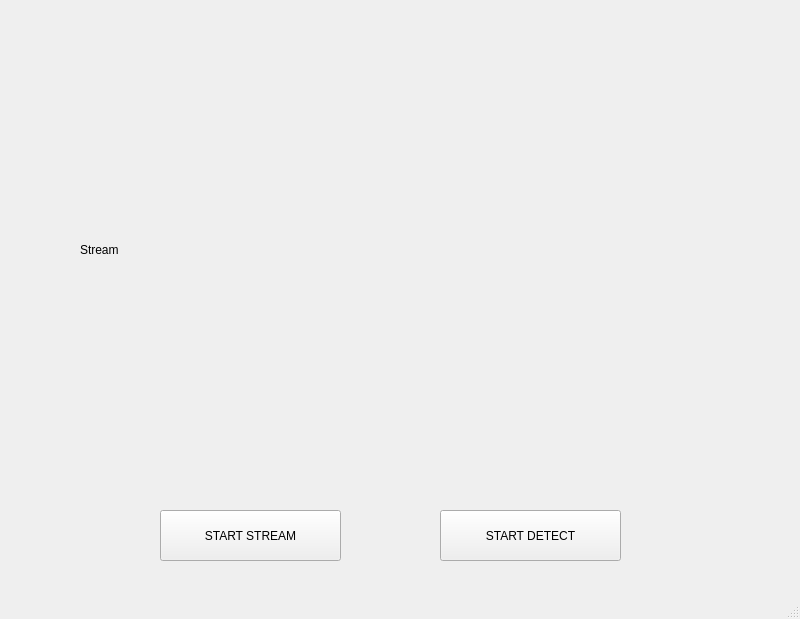
<?xml version="1.0" encoding="UTF-8"?>
<ui version="4.0">
 <class>MainWindow</class>
 <widget class="QMainWindow" name="MainWindow">
  <property name="geometry">
   <rect>
    <x>0</x>
    <y>0</y>
    <width>800</width>
    <height>619</height>
   </rect>
  </property>
  <property name="windowTitle">
   <string>MainWindow</string>
  </property>
  <widget class="QWidget" name="centralwidget">
   <widget class="QLabel" name="lbStream">
    <property name="geometry">
     <rect>
      <x>80</x>
      <y>10</y>
      <width>640</width>
      <height>480</height>
     </rect>
    </property>
    <property name="text">
     <string>Stream</string>
    </property>
   </widget>
   <widget class="QPushButton" name="btnStart">
    <property name="geometry">
     <rect>
      <x>160</x>
      <y>510</y>
      <width>181</width>
      <height>51</height>
     </rect>
    </property>
    <property name="text">
     <string>START STREAM</string>
    </property>
   </widget>
   <widget class="QPushButton" name="btnStartDetect">
    <property name="geometry">
     <rect>
      <x>440</x>
      <y>510</y>
      <width>181</width>
      <height>51</height>
     </rect>
    </property>
    <property name="text">
     <string>START DETECT</string>
    </property>
   </widget>
  </widget>
  <widget class="QMenuBar" name="menubar">
   <property name="geometry">
    <rect>
     <x>0</x>
     <y>0</y>
     <width>800</width>
     <height>22</height>
    </rect>
   </property>
  </widget>
  <widget class="QStatusBar" name="statusbar"/>
 </widget>
 <resources/>
 <connections/>
</ui>
